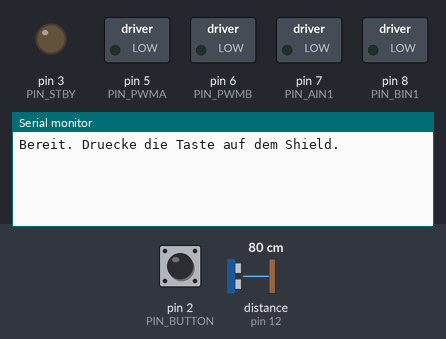
Bench run of a sketch on a simulated Arduino Uno, built with avr-gcc and run on an emulated ATmega328P. Parts: switched loads named in the sketch (green lamp = pin HIGH), output pins drawn as LEDs (lit = HIGH), the last lines printed to the serial monitor. Inputs (shaded band) come from the test bench; at power-on: pin 2 (PIN_BUTTON) HIGH, distance to the obstacle (sensor on pin 12) 80 cm. The echo pulse lasts 58.3 µs per cm; pins used as bus, display or sensor lines are not drawn.

Above: at 0.8 s.
0.9 s: pin 2 (PIN_BUTTON) pulled LOW for 0.15 s
At 1.8 s:
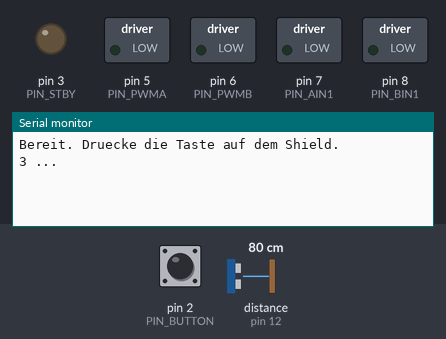
At 4.33 s:
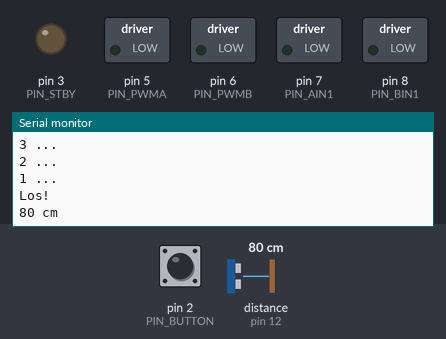

The sketch:

041_distance_exercise.ino
```cpp
// Beispiel 041 - Abstand anzeigen
// Kapitel 3: Abstand messen und im Serial Monitor anzeigen.

const uint8_t PIN_PWMA = 5;    // rechter Motor: Geschwindigkeit
const uint8_t PIN_PWMB = 6;    // linker Motor: Geschwindigkeit
const uint8_t PIN_AIN1 = 7;    // rechter Motor: Richtung
const uint8_t PIN_BIN1 = 8;    // linker Motor: Richtung
const uint8_t PIN_STBY = 3;    // Motortreiber ein/aus
const uint8_t PIN_BUTTON = 2;  // Taste auf dem Shield
const uint8_t PIN_TRIG = 13;   // Ultraschall Senden
const uint8_t PIN_ECHO = 12;   // Ultraschall Empfangen

void stopMotors() {
  analogWrite(PIN_PWMA, 0);
  analogWrite(PIN_PWMB, 0);
  digitalWrite(PIN_STBY, LOW);
}

bool buttonPressed() {
  if (digitalRead(PIN_BUTTON) == LOW) {
    delay(30);  // Prellen ignorieren
    return digitalRead(PIN_BUTTON) == LOW;
  }
  return false;
}

void waitForStart() {
  Serial.println(F("Bereit. Druecke die Taste auf dem Shield."));
  while (!buttonPressed()) {
    delay(20);
  }
  while (buttonPressed()) {
    delay(20);
  }
  for (int i = 3; i > 0; i--) {
    Serial.print(i);
    Serial.println(F(" ..."));
    delay(1000);
  }
  Serial.println(F("Los!"));
}

int readDistanceCm() {
  digitalWrite(PIN_TRIG, LOW);
  delayMicroseconds(2);
  digitalWrite(PIN_TRIG, HIGH);
  delayMicroseconds(10);
  digitalWrite(PIN_TRIG, LOW);
  unsigned long duration = pulseIn(PIN_ECHO, HIGH, 25000);
  if (duration == 0) {
    return -1;  // kein Echo: ungueltige Messung
  }
  return (int)(duration / 58UL);
}

int readAverageCm() {
  long sum = 0;
  for (int i = 0; i < 3; i++) {
    int cm = readDistanceCm();
    if (cm < 0) {
      return -1;  // eine ungueltige Messung genuegt
    }
    sum += cm;
    delay(20);
  }
  return (int)(sum / 3);
}

void setup() {
  Serial.begin(9600);
  pinMode(PIN_PWMA, OUTPUT);
  pinMode(PIN_PWMB, OUTPUT);
  pinMode(PIN_AIN1, OUTPUT);
  pinMode(PIN_BIN1, OUTPUT);
  pinMode(PIN_STBY, OUTPUT);
  pinMode(PIN_BUTTON, INPUT_PULLUP);
  pinMode(PIN_TRIG, OUTPUT);
  pinMode(PIN_ECHO, INPUT);
  stopMotors();
  waitForStart();
}

void loop() {
  int cm = readAverageCm();
  if (cm < 0) {
    Serial.println(F("keine Messung"));
  } else {
    Serial.print(cm);
    Serial.println(F(" cm"));
  }
  delay(200);
}
```

Measured:
- after the input at 0.9 s, the serial monitor: prints a new line after 0.16 s (image 1)
